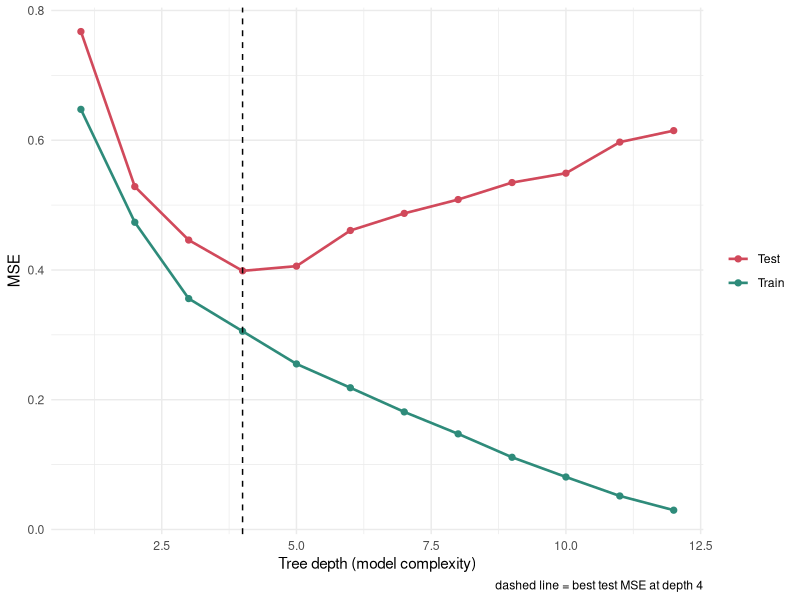

Here is the R script that generated this plot:
## ---- chunk 1
#| eval: true
#| message: false
library(ggplot2)
library(rpart)

set.seed(2026)
sim <- function(n) {
  x <- runif(n, -3, 3)
  data.frame(x = x, y = 2 * sin(x) + rnorm(n, sd = 0.6))
}
train <- sim(300)
test  <- sim(1000)

curve <- do.call(rbind, lapply(1:12, function(d) {
  m <- rpart(y ~ x, data = train,
             control = rpart.control(maxdepth = d, cp = 0, minsplit = 2))
  data.frame(depth = d,
             Train = mean((predict(m, train) - train$y)^2),
             Test  = mean((predict(m, test)  - test$y)^2))
}))
round(curve, 3)
## ---- chunk 2
#| eval: true
#| fig-width: 6.5
#| fig-height: 3.5
best <- curve$depth[which.min(curve$Test)]

ggplot(tidyr::pivot_longer(curve, -depth, names_to = "set", values_to = "mse"),
       aes(depth, mse, colour = set)) +
  geom_line(linewidth = .9) + geom_point(size = 1.8) +
  geom_vline(xintercept = best, linetype = 2) +
  scale_colour_manual(values = c(Train = "#2e8b7a", Test = "#d1495b")) +
  labs(x = "Tree depth (model complexity)", y = "MSE", colour = NULL,
       caption = paste0("dashed line = best test MSE at depth ", best)) +
  theme_minimal()
## ---- chunk 3
#| eval: true
#| message: false
library(class)

set.seed(2026)
n_pat <- 40; n_rep <- 3; p <- 50
pat <- rep(1:n_pat, each = n_rep)

# 환자 고유 프로파일 + 측정 잡음
pat_profile <- matrix(rnorm(n_pat * p, sd = 2), n_pat, p)
X <- pat_profile[pat, ] + matrix(rnorm(n_pat * n_rep * p, sd = 0.5),
                                 n_pat * n_rep, p)

# class는 환자 단위로 무작위 배정 → feature와 무관
y <- factor(sample(rep(c("A", "B"), each = n_pat / 2))[pat])

acc <- function(tr, te, k = 1) mean(knn(X[tr, ], X[te, ], y[tr], k = k) == y[te])
## ---- chunk 4
#| eval: true
# ❌ 무작위 분할 — 같은 환자의 반복이 train/test에 흩어짐
f_random <- sample(rep(1:5, length.out = length(y)))
a_random <- sapply(1:5, function(f) acc(f_random != f, f_random == f))

# ✅ 환자 단위 분할 — 한 환자는 통째로 한 fold에
fold_of_patient <- sample(rep(1:5, length.out = n_pat))
f_group <- fold_of_patient[pat]
a_group <- sapply(1:5, function(f) acc(f_group != f, f_group == f))

data.frame(
  split    = c("Random split", "Patient-level split"),
  accuracy = round(c(mean(a_random), mean(a_group)), 3)
)
## ---- chunk 5
#| eval: true
set.seed(2026)
n <- 100; p <- 100; ks <- 1:30

one_rep <- function() {
  X <- matrix(rnorm(n * p), n, p)
  y <- factor(rep(c("A", "B"), each = n / 2))       # 신호 없음

  cv <- function(idx, folds, k) mean(sapply(unique(folds), function(f) {
    tr <- idx[folds != f]; te <- idx[folds == f]
    mean(knn(X[tr, ], X[te, ], y[tr], k = k) == y[te])
  }))

  outer <- sample(rep(1:5, length.out = n))

  # ❌ non-nested — 같은 CV로 k를 고르고, 그 최고점을 성능으로 보고
  non_nested <- max(sapply(ks, function(k) cv(1:n, outer, k)))

  # ✅ nested — 바깥 fold를 빼두고, 안쪽에서만 k를 고름
  nested <- mean(sapply(1:5, function(f) {
    tr <- which(outer != f); te <- which(outer == f)
    inner <- sample(rep(1:5, length.out = length(tr)))
    best  <- ks[which.max(sapply(ks, function(k) cv(tr, inner, k)))]
    mean(knn(X[tr, ], X[te, ], y[tr], k = best) == y[te])
  }))

  c(`non-nested` = non_nested, nested = nested)
}

round(colMeans(t(replicate(20, one_rep()))), 3)
